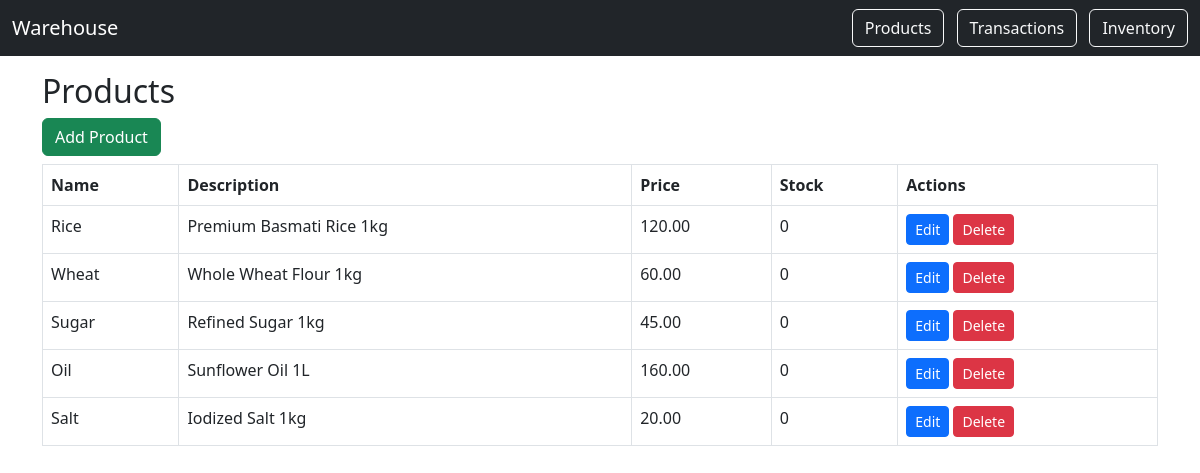
Screenshot of /products/ with the database file from the repository.
### inventory/models.py (models this page shows, shortened)
class Product(models.Model):
    name = models.CharField(max_length=100, unique=True)
    description = models.TextField(blank=True, null=True)
    price = models.DecimalField(max_digits=10, decimal_places=2)
    stock_quantity = models.IntegerField(default=0)

### inventory/views.py (the view)
# urls.py: path('products/', views.product_list, name='product_list'),
def product_list(request):
    products = Product.objects.all()
    return render(request, 'inventory/product_list.html', {'products': products})

### inventory/templates/inventory/product_list.html
{% extends 'inventory/base.html' %}
{% block content %}
<h2>Products</h2>
<a href="/products/new/" class="btn btn-success mb-2">Add Product</a>
<table class="table table-bordered">
    <tr>
        <th>Name</th>
        <th>Description</th>
        <th>Price</th>
        <th>Stock</th>
        <th>Actions</th>
    </tr>
    {% for product in products %}
    <tr>
        <td>{{ product.name }}</td>
        <td>{{ product.description }}</td>
        <td>{{ product.price }}</td>
        <td>{{ product.stock_quantity }}</td>
        <td>
            <a href="/products/{{ product.id }}/edit/" class="btn btn-primary btn-sm">Edit</a>
            <a href="/products/{{ product.id }}/delete/" class="btn btn-danger btn-sm">Delete</a>
        </td>
    </tr>
    {% endfor %}
</table>
{% endblock %}

### inventory/templates/inventory/base.html (shortened to what this page needs)
<!DOCTYPE html>
<html>
<head>
    <link rel="stylesheet" href="https://cdn.jsdelivr.net/npm/bootstrap@5.3.0/dist/css/bootstrap.min.css">
</head>
<body>
<nav class="navbar navbar-expand-lg navbar-dark bg-dark mb-3">
  <div class="container-fluid">
    <a class="navbar-brand" href="/">Warehouse</a>
    <div>
      <a class="btn btn-outline-light me-2" href="/products/">Products</a>
      <a class="btn btn-outline-light me-2" href="/transactions/">Transactions</a>
      <a class="btn btn-outline-light" href="/">Inventory</a>
    </div>
  </div>
</nav>
<div class="container">
    {% block content %}{% endblock %}
</div>
</body>
</html>

### rows the page displays
Product: name "Rice", description "Premium Basmati Rice 1kg", price "120.00", stock_quantity "0"
Product: name "Wheat", description "Whole Wheat Flour 1kg", price "60.00", stock_quantity "0"
Product: name "Sugar", description "Refined Sugar 1kg", price "45.00", stock_quantity "0"
Product: name "Oil", description "Sunflower Oil 1L", price "160.00", stock_quantity "0"
Product: name "Salt", description "Iodized Salt 1kg", price "20.00", stock_quantity "0"
